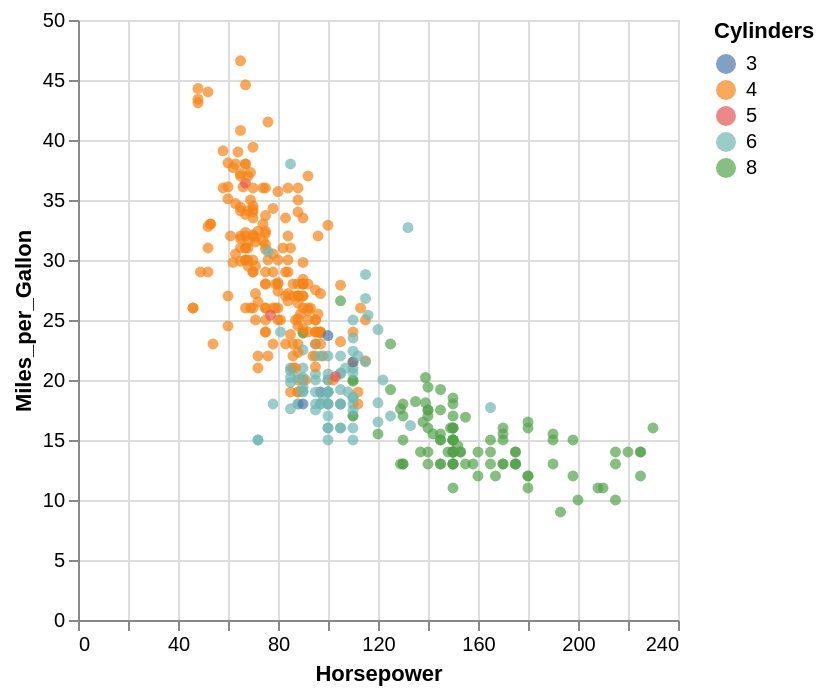

Here is the notebook cell this chart was saved with:
### Markdown cell above
# Encoding data types
Altair can do a good job at guessing the data types of your columns; however, sometimes you want to force it to use a particular data type. This can be done by using these letters:

- O is used for ordinal data
- N is used for nominal data
- T is used for temporal data
- Q is used for quantitative data
- G is used for geographic shape

Changing the data type can lead to important differences in how Altair displays the chart. For example:

### Code cell
cars=data.cars()

alt.Chart(cars).mark_circle().encode(
    x='Horsepower',
    y='Miles_per_Gallon',
    color='Cylinders:N' #O, N, Q
)

### Figure 1 — Vega-Lite specification as saved in the notebook (floating-point values rounded to 4 significant figures; data arrays with more than 128 entries replaced by an {"elided": "..."} marker saying what was removed)
{"config": {"view": {"continuousWidth": 300, "continuousHeight": 300}}, "data": {"name": "data-583e73726c1545c56c203344161a975c"}, "mark": {"type": "circle"}, "encoding": {"color": {"field": "Cylinders", "type": "nominal"}, "x": {"field": "Horsepower", "type": "quantitative"}, "y": {"field": "Miles_per_Gallon", "type": "quantitative"}}, "$schema": "https://vega.github.io/schema/vega-lite/v5.20.1.json", "datasets": {"data-583e73726c1545c56c203344161a975c": {"elided": "406 records"}}}
